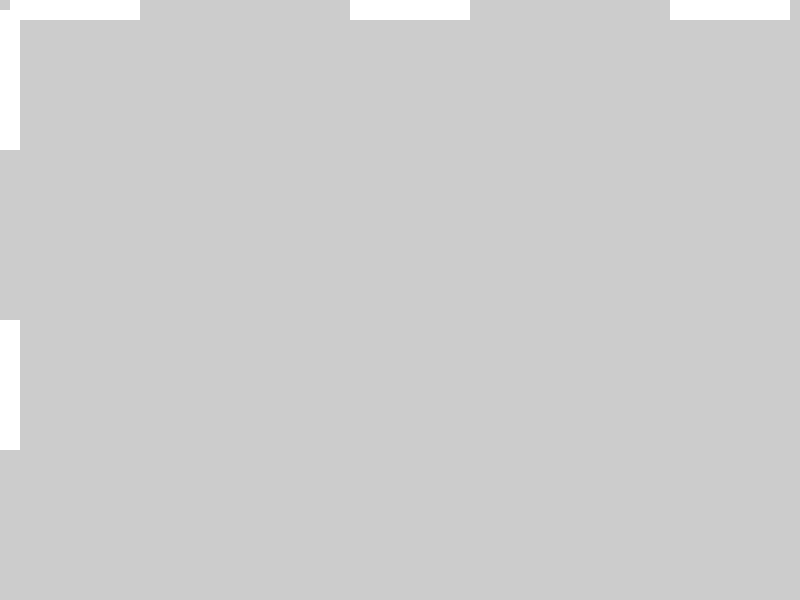
Frame 1 (no input)
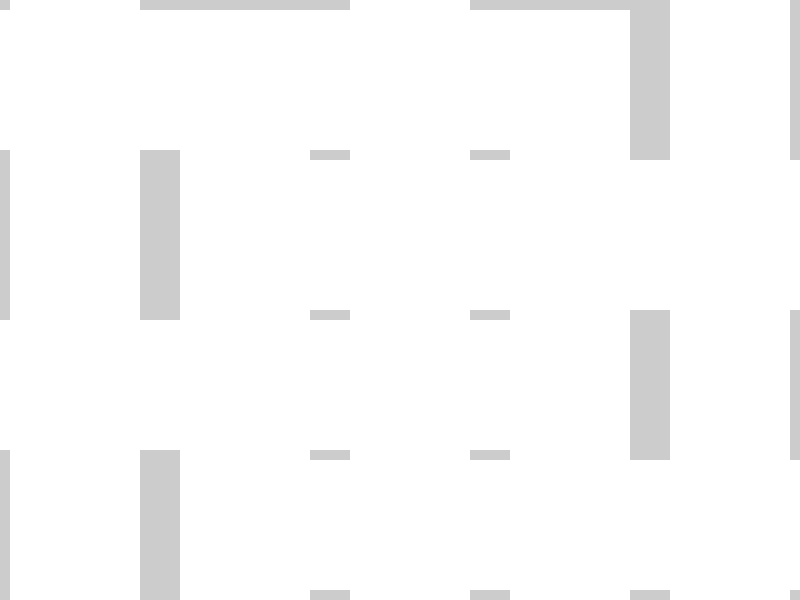
Frame 60 (the mouse pressed at the canvas centre just before this capture)
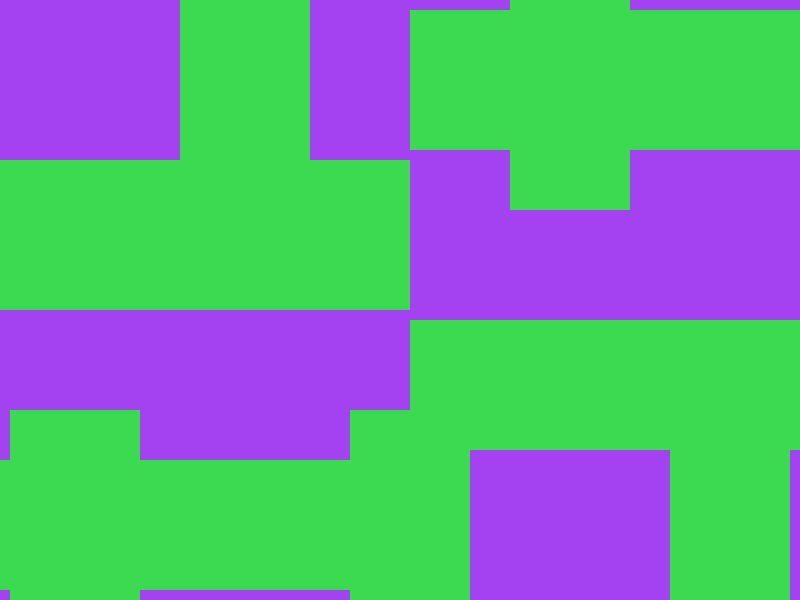
Frame 120 (the mouse held since frame 60 and released just before this capture)

The Processing sketch that drew these frames (run headless with seeded random() and noise(); from frame 60 on, the mouse is pressed at the canvas centre):

// Processing sketch: processing_134810
// ── processing_134810.pde

int x = 0;
int bounce = 10;

float temp = 0;

void setup(){
  size(800,600);

}

void draw(){
 
 noStroke();
  
 rect(x,10,20,20);
 rect(x,20,20,20);
 rect(x,30,20,20);
 rect(x,40,20,20);
 rect(x,50,20,20);
 rect(x,60,20,20);
 rect(x,70,20,20);
 rect(x,80,20,20);
 rect(x,90,20,20);
 rect(x,100,20,20);
 rect(x,110,20,20);
 rect(x,120,20,20);
 rect(x,130,20,20);
 
 rect(width-x,160,20,20);
 rect(width-x,170,20,20);
 rect(width-x,180,20,20);
 rect(width-x,190,20,20);
 rect(width-x,200,20,20);
 rect(width-x,210,20,20);
 rect(width-x,220,20,20);
 rect(width-x,240,20,20);
 rect(width-x,250,20,20);
 rect(width-x,260,20,20);
 rect(width-x,270,20,20);
 rect(width-x,280,20,20);
 rect(width-x,290,20,20);
 
 rect(x,320,20,20);
 rect(x,330,20,20);
 rect(x,340,20,20);
 rect(x,350,20,20);
 rect(x,360,20,20);
 rect(x,370,20,20);
 rect(x,380,20,20);
 rect(x,390,20,20);
 rect(x,400,20,20);
 rect(x,410,20,20);
 rect(x,420,20,20);
 rect(x,430,20,20);
 
 rect(width-x,460,20,20);
 rect(width-x,470,20,20);
 rect(width-x,480,20,20);
 rect(width-x,490,20,20);
 rect(width-x,500,20,20);
 rect(width-x,510,20,20);
 rect(width-x,520,20,20);
 rect(width-x,530,20,20);
 rect(width-x,540,20,20);
 rect(width-x,550,20,20);
 rect(width-x,560,20,20);
 rect(width-x,570,20,20);

 rect(10,x,20,20);
 rect(20,x,20,20);
 rect(30,x,20,20);
 rect(40,x,20,20);
 rect(50,x,20,20);
 rect(60,x,20,20);
 rect(70,x,20,20);
 rect(80,x,20,20);
 rect(90,x,20,20);
 rect(100,x,20,20);
 rect(110,x,20,20);
 rect(120,x,20,20);
 
 rect(180,height-x,20,20);
 rect(190,height-x,20,20);
 rect(200,height-x,20,20);
 rect(210,height-x,20,20);
 rect(220,height-x,20,20);
 rect(230,height-x,20,20);
 rect(240,height-x,20,20);
 rect(250,height-x,20,20);
 rect(260,height-x,20,20);
 rect(270,height-x,20,20);
 rect(280,height-x,20,20);
 rect(290,height-x,20,20);
 
 rect(350,x,20,20);
 rect(360,x,20,20);
 rect(370,x,20,20);
 rect(380,x,20,20);
 rect(390,x,20,20);
 rect(400,x,20,20);
 rect(410,x,20,20);
 rect(420,x,20,20);
 rect(430,x,20,20);
 rect(440,x,20,20);
 rect(450,x,20,20);
 
 rect(510,height-x,20,20);
 rect(520,height-x,20,20);
 rect(530,height-x,20,20);
 rect(540,height-x,20,20);
 rect(550,height-x,20,20);
 rect(560,height-x,20,20);
 rect(570,height-x,20,20);
 rect(580,height-x,20,20);
 rect(590,height-x,20,20);
 rect(600,height-x,20,20);
 rect(610,height-x,20,20);
 
 rect(670,x,20,20);
 rect(680,x,20,20);
 rect(690,x,20,20);
 rect(700,x,20,20);
 rect(710,x,20,20);
 rect(720,x,20,20);
 rect(730,x,20,20);
 rect(740,x,20,20);
 rect(750,x,20,20);
 rect(760,x,20,20);
 rect(770,x,20,20);
 //rect(680,x,20,20);
 

 x = x + bounce;

 
 if(x >= width){
   x=width;
  background(random(255),random(255),random(255));

   fill(random(255),random(255),random(255));
   
   bounce = bounce * -1;
 }
 
if(x <= 0)
{
background(random(255));
fill(random(255),random(255),random(255));
bounce = bounce * -1;
}
//  
//  for (int x = 0; x <= width; x = x + 20) 
//  {
//  temp = int(random(400));
//  cubes_from_space(x, temp);
//  cubes_from_space2(x, temp);
//  temp = 0;
//  }
//}
//
//void cubes_from_space(int xpos,float ysize){ 
//  noStroke();  
//  fill(random(255),random(255));
//  rect(xpos, 800, 20, -ysize);
//}
//
//void cubes_from_space2(int xpos,float ysize){ 
//  noStroke();  
//  fill(random(255),random(255),random(255));
//  rect(xpos, 0, 20, ysize);
}
